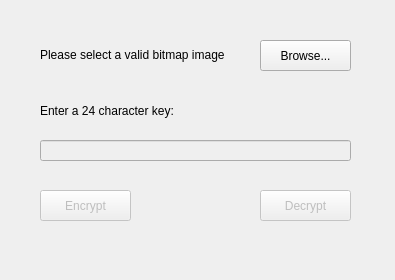
<?xml version="1.0" encoding="UTF-8"?>
<ui version="4.0">
 <class>MainWindow</class>
 <widget class="QMainWindow" name="MainWindow">
  <property name="geometry">
   <rect>
    <x>0</x>
    <y>0</y>
    <width>395</width>
    <height>280</height>
   </rect>
  </property>
  <property name="windowTitle">
   <string>MainWindow</string>
  </property>
  <widget class="QWidget" name="centralWidget">
   <property name="enabled">
    <bool>true</bool>
   </property>
   <widget class="QPushButton" name="pushButton_2">
    <property name="enabled">
     <bool>false</bool>
    </property>
    <property name="geometry">
     <rect>
      <x>260</x>
      <y>190</y>
      <width>91</width>
      <height>31</height>
     </rect>
    </property>
    <property name="text">
     <string>Decrypt</string>
    </property>
   </widget>
   <widget class="QPushButton" name="pushButton_3">
    <property name="geometry">
     <rect>
      <x>260</x>
      <y>40</y>
      <width>91</width>
      <height>31</height>
     </rect>
    </property>
    <property name="text">
     <string>Browse...</string>
    </property>
   </widget>
   <widget class="QLabel" name="label">
    <property name="geometry">
     <rect>
      <x>40</x>
      <y>40</y>
      <width>211</width>
      <height>31</height>
     </rect>
    </property>
    <property name="text">
     <string>&lt;html&gt;&lt;head/&gt;&lt;body&gt;&lt;p&gt;Please select a valid bitmap image&lt;/p&gt;&lt;/body&gt;&lt;/html&gt;</string>
    </property>
   </widget>
   <widget class="QLineEdit" name="lineEdit">
    <property name="enabled">
     <bool>false</bool>
    </property>
    <property name="geometry">
     <rect>
      <x>40</x>
      <y>140</y>
      <width>311</width>
      <height>21</height>
     </rect>
    </property>
    <property name="toolTip">
     <string/>
    </property>
    <property name="statusTip">
     <string>Enter 24 char key</string>
    </property>
    <property name="whatsThis">
     <string/>
    </property>
    <property name="accessibleName">
     <string/>
    </property>
    <property name="autoFillBackground">
     <bool>false</bool>
    </property>
    <property name="inputMask">
     <string/>
    </property>
    <property name="text">
     <string/>
    </property>
    <property name="maxLength">
     <number>24</number>
    </property>
    <property name="echoMode">
     <enum>QLineEdit::Password</enum>
    </property>
    <property name="clearButtonEnabled">
     <bool>false</bool>
    </property>
   </widget>
   <widget class="QLabel" name="label_2">
    <property name="geometry">
     <rect>
      <x>40</x>
      <y>100</y>
      <width>161</width>
      <height>21</height>
     </rect>
    </property>
    <property name="text">
     <string>Enter a 24 character key:</string>
    </property>
   </widget>
   <widget class="QPushButton" name="pushButton">
    <property name="enabled">
     <bool>false</bool>
    </property>
    <property name="geometry">
     <rect>
      <x>40</x>
      <y>190</y>
      <width>91</width>
      <height>31</height>
     </rect>
    </property>
    <property name="text">
     <string>Encrypt</string>
    </property>
    <property name="autoDefault">
     <bool>false</bool>
    </property>
    <property name="default">
     <bool>false</bool>
    </property>
   </widget>
  </widget>
  <widget class="QMenuBar" name="menuBar">
   <property name="geometry">
    <rect>
     <x>0</x>
     <y>0</y>
     <width>395</width>
     <height>21</height>
    </rect>
   </property>
  </widget>
 </widget>
 <layoutdefault spacing="6" margin="11"/>
 <resources/>
 <connections/>
</ui>
